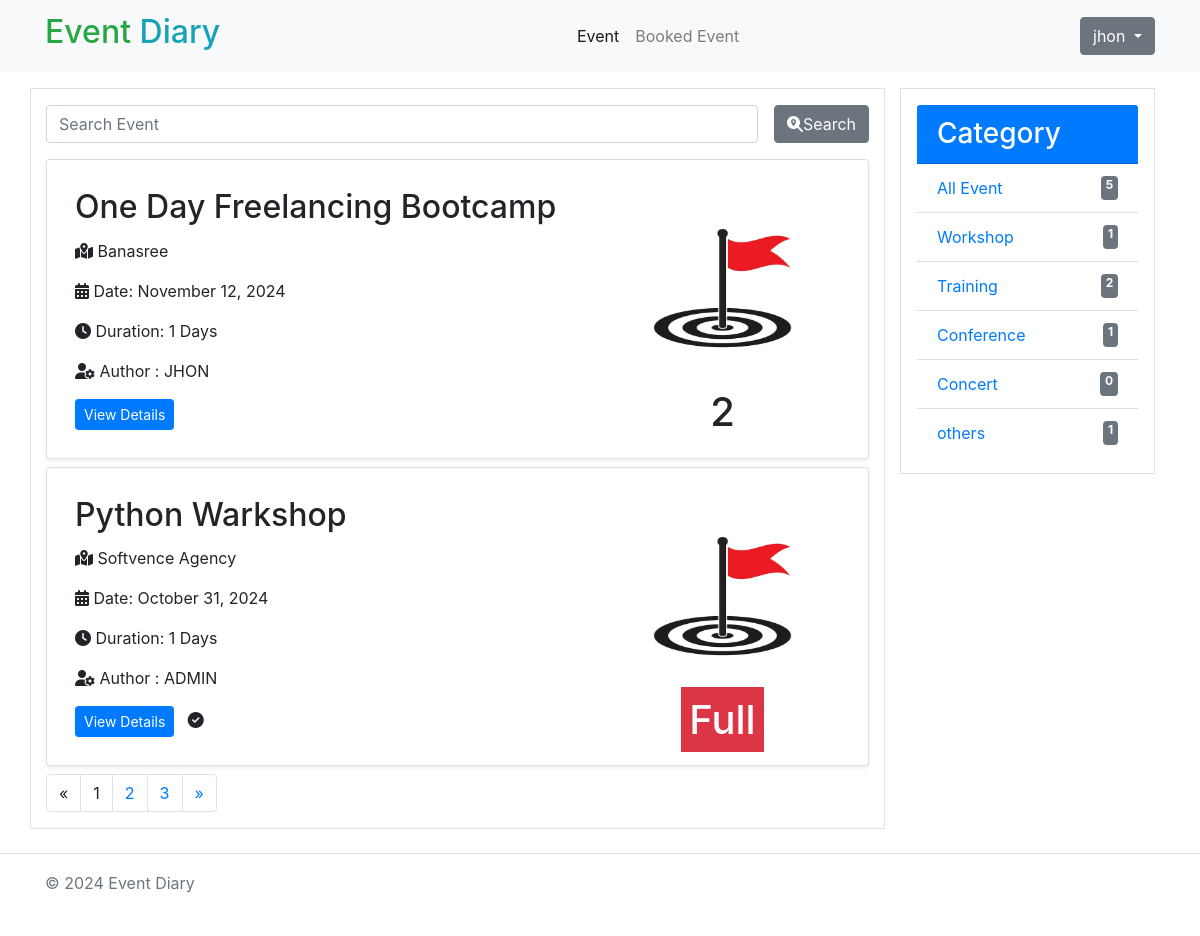
Screenshot of / (signed in) with the database file from the repository.
### event/models.py (models this page shows, shortened)
class Event(models.Model):
    STATUS_CHOICES = (
        ('draft', 'Draft'),
        ('published', 'Published'),
        ('cancelled', 'Cancelled'),
        ('complete', 'Complete'),
    )
    title = models.CharField(max_length=200)
    category = models.ForeignKey(Category, on_delete=models.CASCADE, related_name='events')
    venue = models.TextField(max_length=100)
    description = RichTextField()
    date = models.DateTimeField(default=timezone.now())
    duration = models.IntegerField(default=1)
    status = models.CharField(max_length=10, choices=STATUS_CHOICES, default='draft')
    author = models.ForeignKey(User, on_delete=models.CASCADE)
    participants = models.ManyToManyField(User, related_name='participants', blank=True, null=True)
    limit = models.IntegerField(default=5)
    created = models.DateTimeField(auto_now_add=True)
    updated = models.DateTimeField(auto_now=True)
    def is_full(self):
        return self.limit <= self.participants.count()
    class Meta:
        ordering = ['-created']

class Category(models.Model):
    name = models.CharField(max_length=50)
    created = models.DateTimeField(auto_now_add=True)
    updated = models.DateTimeField(auto_now=True)

### event/views.py (the view)
# urls.py: path("", views.home, name="home"),
def home(request):
    events = Event.objects.filter(status='published')
    categories = Category.objects.all()
    search_q = request.GET.get('search_q')
    category = request.GET.get('category')
    if search_q:
        events = events.filter(title__icontains=search_q)
    if category:
        events = events.filter(category__id=category)
    paginator = Paginator(events, 2)
    page_number = request.GET.get('page')
    events = paginator.get_page(page_number)
    context = {
        'events': events,
        'categories': categories,
        'total': Event.objects.filter(status='published').count()
    }
    return render(request, 'event/home.html', context)

### templates/event/home.html (shortened to what this page needs)
{% extends 'base.html' %}
{% load static %}
{% block content %}
{% include 'includes/navbar.html' %}
<div class="container ">
    <div class="row my-3">
    <div class=" col-9 event-list border">
        <div class="search-area my-3">
            <div class="search-box  mx-auto text-center ">
                <form method="get" action="" class="d-flex">
                    <input type="search" name="search_q" placeholder="Search Event" class="form-control" id="">
                    <button type="submit" class="btn btn-secondary ml-3"><i class="fa-solid fa-magnifying-glass-location d-inline "></i>Search</button>
                </form>
            </div>
        </div>
        {% for event in events %}
        <div class="card p-2 my-2 shadow-sm ">
            <div class="card-body row">
                <div class="col-8 left">
                    <h2 class="card-title">
                        {{ event.title }}</h2>
                    <p class="card-text">
                        <i class="fa-solid fa-map-location-dot"></i> {{ event.venue }}
                    </p>
                    <p>
                        <i class="fa-solid fa-calendar-alt"></i> Date: {{ event.date|date:"F d, Y" }}
                    </p>
                    <p>
                        <i class="fa-solid fa-clock"></i> Duration: {{ event.duration }} Days
                    </p>
                    <p>
                        <i class="fa-solid fa-user-gear"></i> Author : {{event.author|upper}}
                    </p>
                    <a href="{% url 'event_details' event.id %}" class="btn btn-primary btn-sm">View Details</a>  &nbsp;
                        {% if request.user in event.participants.all %}
                        <i class="fa-solid fa-circle-check"></i>
                        {% endif %}
                </div>
                <div class="col-4 right text-center d-flex flex-column" style="height: 200px; width:200px;">
                    <img src="{% static './images/flag.jpg' %}" class="w-100 h-100 contain " alt="">
                    <h1 class="">
                        {% if not event.is_full %}
                        {{event.participants.all|length}}
                        {% else %}
                         <span class="bg-danger p-2 text-white ">Full</span>
                         {% endif %}
                    </h1>
                </div>
            </div>
        </div>
        {% empty %}
        <h3 class="text-muted py-5">No Event Available</h3>
        {% endfor %}
        <nav aria-label="Page navigation example ">
            <ul class="pagination ">
                {% if events.has_previous %}
                <li class="page-item">
                    <a class="page-link" href="?page={{events.previous_page_number}}" aria-label="Previous">
                        <span aria-hidden="true">&laquo;</span>
                        <span class="sr-only">Previous</span>
                    </a>
                </li>
                {% else %}
                <li class="page-item">
                    <a class="page-link disabled" aria-label="Previous">
                        <span aria-hidden="true">&laquo;</span>
                    </a>
                </li>
                {% endif %}
                {% for page_num in events.paginator.page_range %}
                {% if page_num == events.number %}
                <li class="page-item"><a class="page-link disabled" >{{page_num}}</a></li>
                {% else %}
                <a href="?page={{ page_num }}" class="page-link">{{ page_num }}</a>
                {% endif %}
                {% endfor %}
                {% if events.has_next %}
                <li class="page-item">
                    <a class="page-link" href="?page={{events.next_page_number}}" aria-label="Next">
                        <span aria-hidden="true">&raquo;</span>
                    </a>
                </li>
                {% endif %}
            </ul>
        </nav>
    </div>
    <div class="col-3">
        <div class="card rounded-0 p-3">
            <h3 class="card-header bg-primary text-white">Category</h3>
            <ul class="list-group list-group-flush ">
                <li class="list-group-item">
                    <a href="{% url 'home' %}" class="d-flex justify-content-between">
                        <span>All Event </span>
                        <span class="badge badge-secondary text-white "> {{ total }}</span>
                    </a>
                </li>
                {% for category in categories %}
                <li class="list-group-item">
                    <a href="?category={{category.id}}" class=" d-flex justify-content-between">
                         <span>{{ category.name }}</span>
                         <span class="badge badge-secondary text-white ">{{ category.events.count }}</span>
                        </a>
                </li>
                {% endfor %}
            </ul>
        </div>
    </div>
</div>
</div>
{% include 'includes/footer.html' %}
{% endblock %}

### templates/includes/navbar.html (shortened to what this page needs)
<nav class="navbar navbar-expand-lg navbar-light  bg-light">
    <div class="container">
        <a class="navbar-brand" href="#">
            <h2 class="">
                <span class="fw-bold fs-1 text-success">Event</span>
                <span class="text-info">Diary</span>
            </h2>
        </a>
        <div class="collapse navbar-collapse  d-flex justify-content-center" id="navbarSupportedContent">
            <ul class="navbar-nav me-auto mb-2 mb-lg-0 ">
                <li class="nav-item">
                    <a class="nav-link active" aria-current="page" href="{% url 'home' %}">Event</a>
                </li>
                {% if request.user.is_authenticated %}
                <li class="nav-item">
                    <a class="nav-link" href="{% url 'booked_event' %}">Booked Event</a>
                </li>
                {% endif %}
            </ul>
        </div>
        <div class="d-flex">
            {% if request.user.is_authenticated %}
            <div class="dropdown">
                <button class="btn btn-secondary dropdown-toggle" type="button" id="dropdownMenuButton1"
                    data-bs-toggle="dropdown" aria-expanded="false">
                    {{request.user.username}}
                </button>
            </div>
            {% else %}
            <a href="{% url 'login' %}" class="btn btn-info ">Login</a>
            {% endif %}
        </div>
    </div>
</nav>

### rows the page displays
Event: title "One Day Freelancing Bootcamp", venue "Banasree", date "November 12, 2024", duration "1", author "JHON", participants.all|length "2"
Event: title "Python Warkshop", venue "Softvence Agency", date "October 31, 2024", duration "1", author "ADMIN", limit "Full"
Category: name "Workshop", events.count "1"
Category: name "Training", events.count "2"
Category: name "Conference", events.count "1"
Category: name "Concert", events.count "0"
Category: name "others", events.count "1"

### other values shown
{{ request.user.username }} "jhon"
{{ page_num }} "1"
{{ page_num }} "2" "3"
{{ total }} "5"
